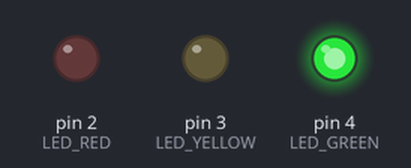
The sketch below on a simulated Arduino Uno, built with avr-gcc and run on an emulated ATmega328P. Parts: output pins drawn as LEDs (lit = HIGH).

Above: at 2.5 s.
At 6.0 s:
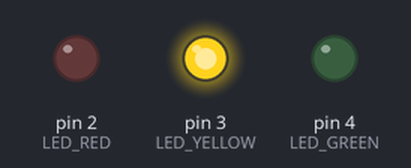
At 9.5 s:
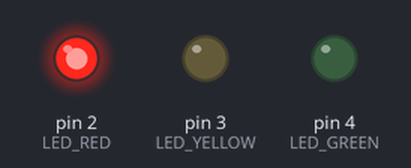
Timing chart, 0 to 15.6 s (numbered marks = the images above):
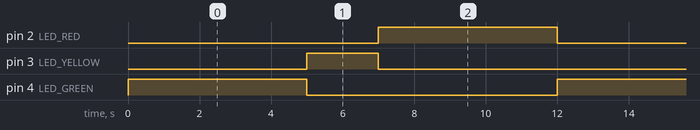

Measured:
- by itself, pin 2 (LED_RED), pin 4 (LED_GREEN): alternates HIGH for 5.0 s and LOW for 7.0 s
- by itself, pin 3 (LED_YELLOW): alternates HIGH for 2.0 s and LOW for 10.0 s
- by itself, everything shown: repeats every 12.0 s, in 3 steps

The sketch:

arduino_traffic_light.ino
```cpp
// Arduino Traffic Light
enum State { GREEN, YELLOW, RED };
const byte LED_GREEN = 4, LED_YELLOW = 3, LED_RED = 2;

unsigned long nowMs, stateStartMs;
State state = GREEN;

// Tunable durations (ms)
const unsigned long T_GREEN  = 5000UL;
const unsigned long T_YELLOW = 2000UL;
const unsigned long T_RED    = 5000UL;

void setLights(bool r, bool y, bool g) {
  digitalWrite(LED_RED, r);
  digitalWrite(LED_YELLOW, y);
  digitalWrite(LED_GREEN, g);
}

void enter(State s) {
  state = s;
  stateStartMs = millis();
  if (s == GREEN)  setLights(false, false, true);
  if (s == YELLOW) setLights(false, true,  false);
  if (s == RED)    setLights(true,  false, false);
}

void setup() {
  pinMode(LED_RED, OUTPUT);
  pinMode(LED_YELLOW, OUTPUT);
  pinMode(LED_GREEN, OUTPUT);
  enter(GREEN);
}

void loop() {
  nowMs = millis();
  unsigned long elapsed = nowMs - stateStartMs;

  switch (state) {
    case GREEN:  if (elapsed >= T_GREEN)  enter(YELLOW); break;
    case YELLOW: if (elapsed >= T_YELLOW) enter(RED);    break;
    case RED:    if (elapsed >= T_RED)    enter(GREEN);  break;
  }
}
```
